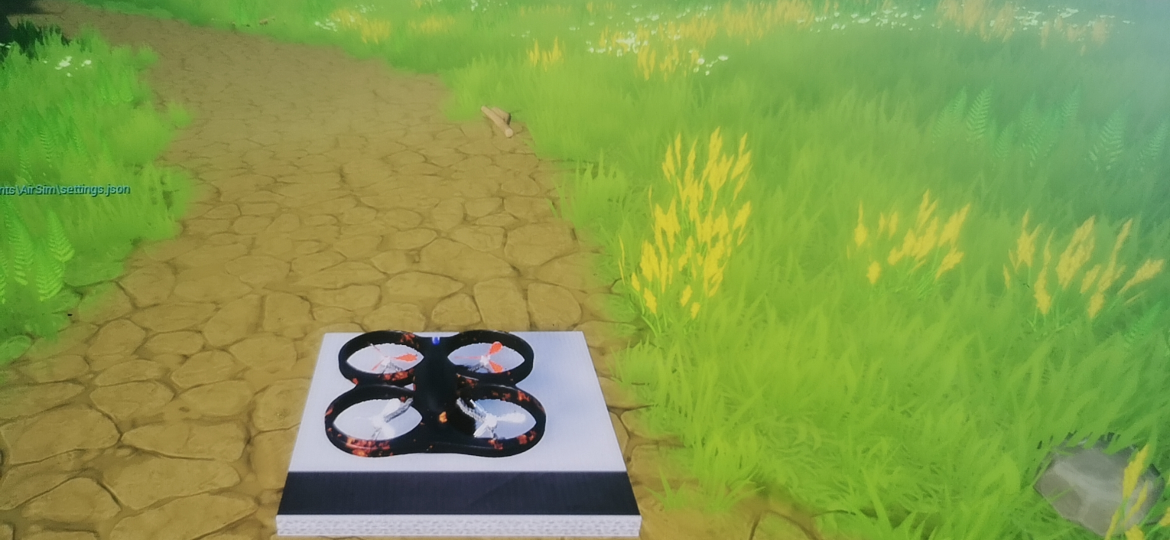
#> input picture line_detect/1.jpg, 2340 x 1080 px, given in place of 1.mp4, which was not available (shown at 1/2 size)
$ python line.py   (older library calls are emulated)
#> lines starting #> are read from the running program, lines starting #| are printed output that depends on the picture; after the words box and inside, x2 and y2 are one past the last pixel; in counts of white or black regions, pixels touching at a corner belong together; pictures that were not available may be replaced by others from this repository, and a replacement may not be noted
import cv2
import numpy as np
import math

# 霍夫直线检测
def line_image(gray):
    # gray = cv2.cvtColor(image, cv2.COLOR_BGR2GRAY)
    lines = cv2.HoughLines(gray, 1, np.pi/180, 40)
    for line in lines:
        rho, theta = line[0]
        a = np.cos(theta)
        b = np.sin(theta)
        x0 = a * rho
        y0 = b * rho
        x1 = int(x0+1000*(-b))
        y1 = int(y0+1000*(a))
        x2 = int(x0-1000*(-b))
        y2 = int(y0-1000*(a))
        cv2.line(image, (x1, y1), (x2, y2), (0, 0, 255), 2)
# 霍夫直线检测P
def line_imageP(gray):
    # gray = cv2.cvtColor(image, cv2.COLOR_BGR2GRAY)
    lines = cv2.HoughLinesP(gray, rho=1, theta=np.pi/180,threshold=100,minLineLength=700,maxLineGap=500)
    try:
        for x1, y1, x2, y2 in lines[0]:
            x1,y1,x2,y2 = Extend_line(x1,y1,x2,y2,160,120,0)
            cv2.line(image, (x1, y1), (x2, y2), (0, 0, 255), 1)
            num = angle(x1, y1, x2, y2)
            cv2.putText(image, str(num), (0, 30), cv2.FONT_HERSHEY_SIMPLEX, 1.2, (0, 0, 255), 2)
    except:
        return

def preprocess(gray):
	# # 直方图均衡化
	equ = cv2.equalizeHist(gray)
	# 高斯平滑
	gaussian = cv2.GaussianBlur(gray, (3, 3), 0, 0, cv2.BORDER_DEFAULT)
	# 中值滤波
	median = cv2.medianBlur(gaussian, 5)
	# Sobel算子，X方向求梯度
	sobel = cv2.Sobel(median, cv2.CV_8U, 1, 0, ksize = 3)
	# 二值化
	ret, binary = cv2.threshold(sobel, 30,255, cv2.THRESH_BINARY)
	# 膨胀和腐蚀操作的核函数
	element1 = cv2.getStructuringElement(cv2.MORPH_RECT, (3, 1))
	element2 = cv2.getStructuringElement(cv2.MORPH_RECT, (2, 1))
	# 腐蚀一次，去掉细节
	erosion = cv2.erode(binary, element1, iterations = 1)
	# 膨胀一次，让轮廓突出
	dilation = cv2.dilate(erosion, element2, iterations = 1)
	# [6 lines of commented-out code are left out]
	return dilation

# 输出斜率
def angle(x1,y1,x2,y2):
    if(x1==x2):
        return 0

    #计算直角斜边
    a = x1-x2
    b = abs(y1-y2)
    c = math.sqrt(a**2+b**2)

    #计算斜率
    A=math.degrees(math.acos((a*a-b*b-c*c)/(-2*b*c)))

    if(y1>y2):
        return round(-A,2)

    return round(A,2)

# 直线延长
def Extend_line(x1, y1, x2, y2, x, y, flag):
    if flag == 1:
        if y1 == y2:
            return 0, y1, x, y2
        else:
            k = (y2 - y1) / (x2 - x1)
            b = (x1*y2-x2*y1)/(x1-x2)
            x3 = 0
            y3 = b
            x4 = x
            y4 = int(k * x4+b)
        return x3, y3, x4, y4
    else:
        if x1 == x2:
            return x1, 0, x2, y
        else:
            k = (y2 - y1) / (x2 - x1)
            b = (x1 * y2 - x2 * y1) / (x1 - x2)
            y3 = 0
            x3 = int(-1*b/k)
            y4 = y
            x4 = int((y4-b)/k)
            return x3, y3, x4, y4

if __name__ == '__main__':
    # image = cv2.imread('./1.jpg',0)
    cap = cv2.VideoCapture('1.mp4')

    # 创建VideoWriter类对象
    fourcc = cv2.VideoWriter_fourcc(*'XVID')
    fps = cap.get(cv2.CAP_PROP_FPS)
    size = (int(cap.get(cv2.CAP_PROP_FRAME_WIDTH)), int(cap.get(cv2.CAP_PROP_FRAME_HEIGHT)))
    out = cv2.VideoWriter('outVideo.mp4', fourcc, fps, size)
    while True:
        ret, image =cap.read()
#> image is the input picture: shape (1080, 2340, 3); mean B, G, R 75.8, 154.2, 132.2

        gray = cv2.cvtColor(image, cv2.COLOR_BGR2GRAY)
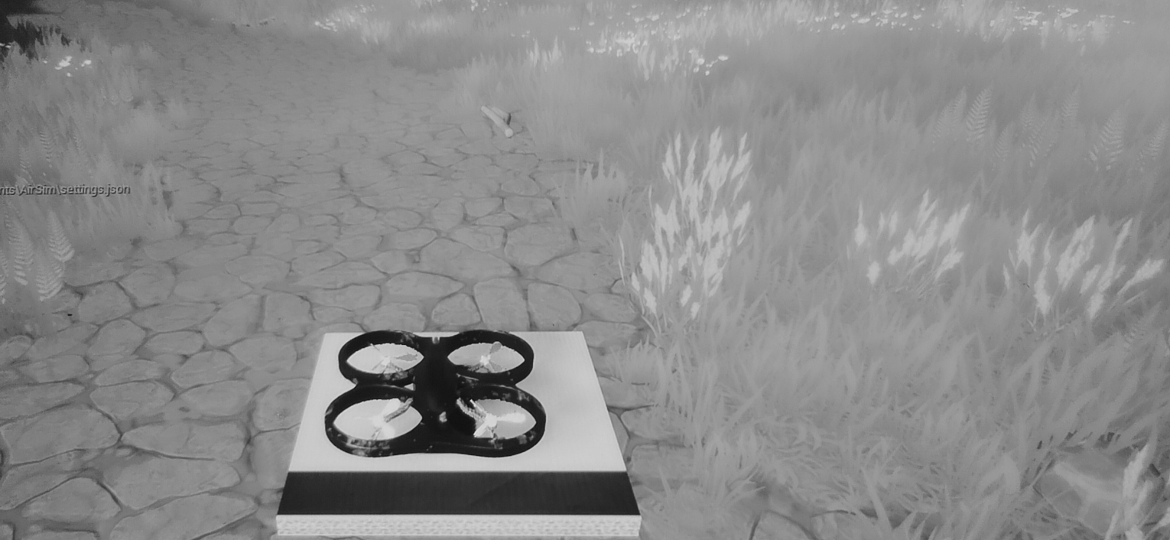
#> gray: shape (1080, 2340) (shown at 1/2 size); min 6, max 241, mean 138.7
        img = preprocess(gray)
#> in preprocess, `equ = cv2.equalizeHist(gray)`:
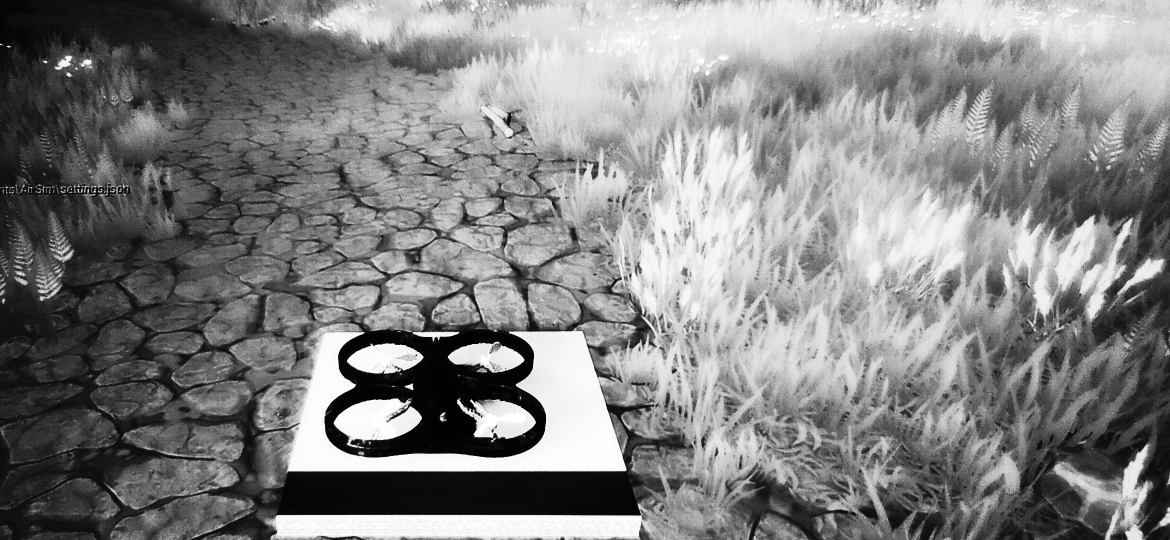
#> equ: shape (1080, 2340) (shown at 1/2 size); min 0, max 255, mean 129.7
#> in preprocess, `sobel = cv2.Sobel(median, cv2.CV_8U, 1, 0, ksize = 3)`:
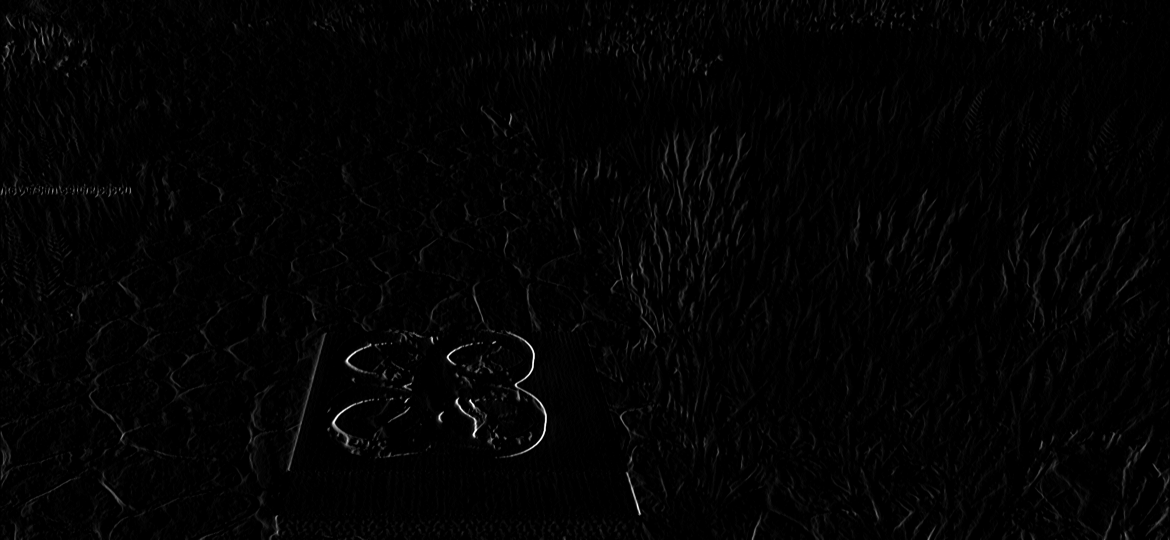
#> sobel: shape (1080, 2340) (shown at 1/2 size); min 0, max 255, mean 3.2
#> in preprocess, `ret, binary = cv2.threshold(sobel, 30,255, cv2.THRESH_BINARY)`:
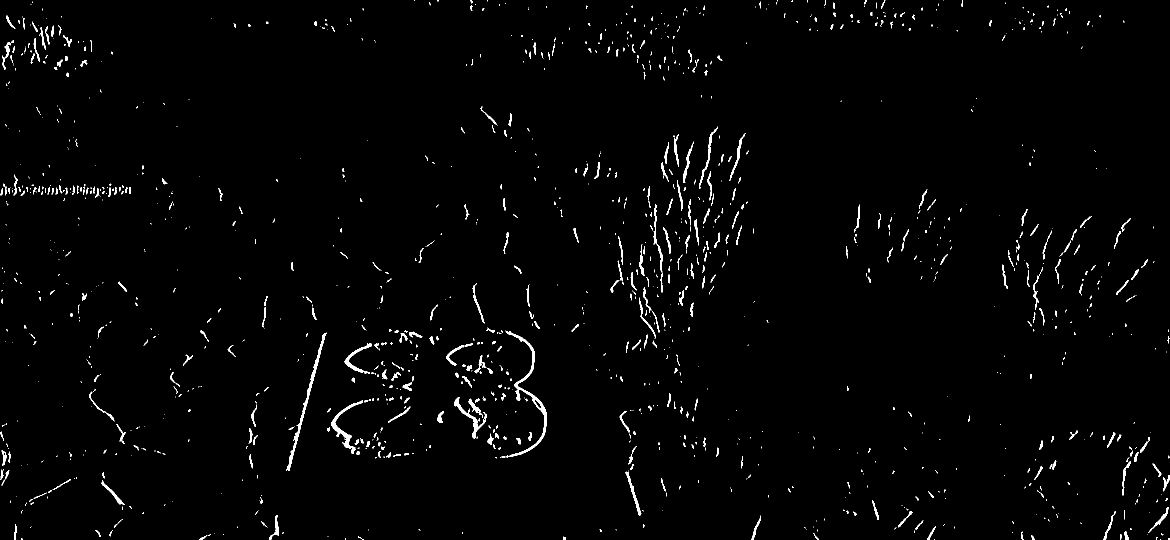
#> binary: shape (1080, 2340) (shown at 1/2 size); 1.5% white; 1307 white regions (895 under 20 px), largest, box (x1, y1, x2, y2) and area: (1011, 661, 1094, 915) 1992, (573, 665, 653, 942) 1438, (663, 801, 726, 908) 1056
#> in preprocess, `erosion = cv2.erode(binary, element1, iterations = 1)`:
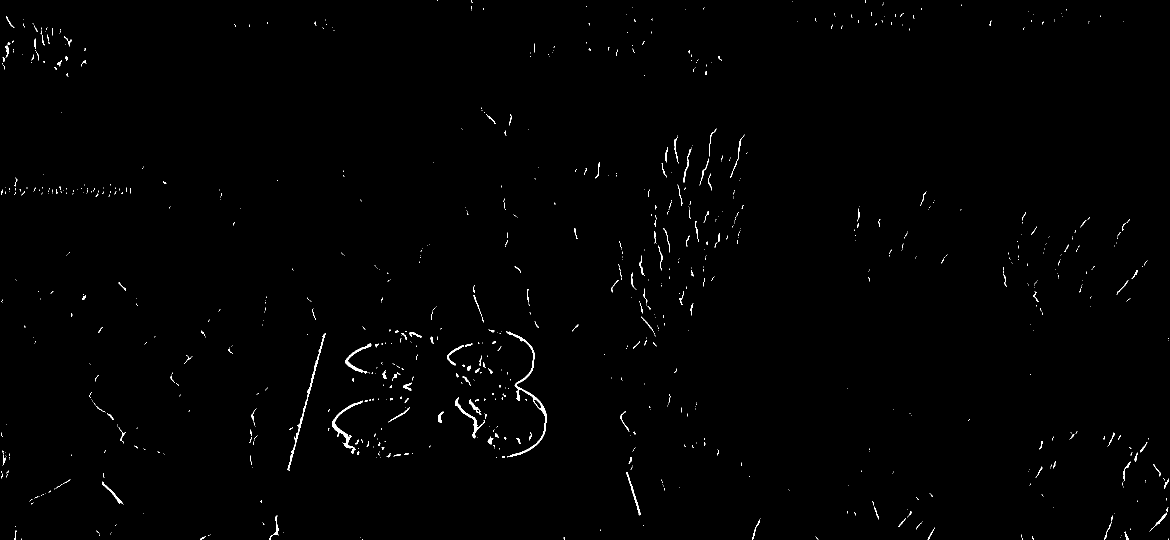
#> erosion: shape (1080, 2340) (shown at 1/2 size); 0.59% white in thin lines or dots
#> in preprocess, `dilation = cv2.dilate(erosion, element2, iterations = 1)`:
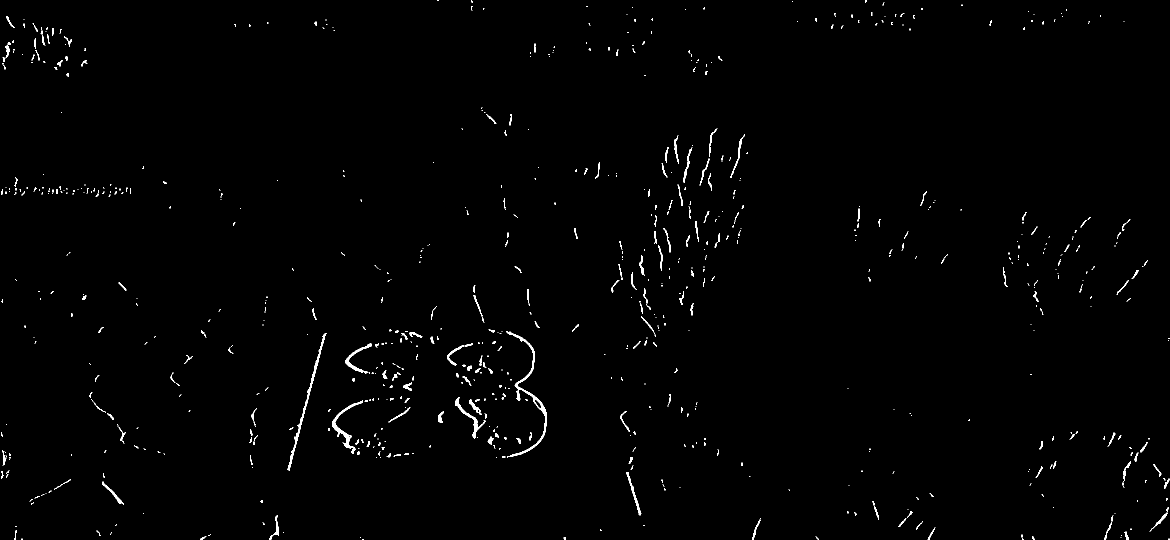
#> dilation: shape (1080, 2340) (shown at 1/2 size); 0.86% white; 887 white regions (663 under 20 px), largest, box (x1, y1, x2, y2) and area: (1012, 662, 1094, 915) 1579, (574, 666, 653, 942) 1149, (664, 801, 726, 897) 872
        # img=cv2.Canny(img, 100, 200)
        pts=np.array([[160,80],[160,0],[0,0],[0,80],[80,40]])
        cv2.fillPoly(img, [pts], (0, 0, 0)) #填充
        line_imageP(img)
#> in line_imageP, `lines = cv2.HoughLinesP(gray, rho=1, theta=np.pi/180,threshold=100,min..`: lines = [[726, 1079, 1764, 41], [948, 852, 1754, 46], [221, 1068, 1411, 436], [949, 859, 1765, 43], [698, 895, 1467, 395], [762, 604, 1509, 1071], [692, 727, 1511, 1058], [1021, 228, 1288, 1051], [501, 921, 1411, 437]]
#> the loop in line_imageP, `for x1, y1, x2, y2 in lines[0]:` made 1 pass
#> (x1, y1, x2, y2, k in Extend_line, y3 in Extend_line, x3 in Extend_line) on pass 1: (1805, 0, 1685, 120, -1, 0, 1805)
        out.write(image)
        cv2.imshow("img", img)
        cv2.imshow("image", image)
        # cv2.waitKey(0)
        k = cv2.waitKey(10) & 0xff # Press 'ESC' for exiting video
#> (key Esc is pressed here)
        if k == 27:
            break
    # cv2.waitKey(0)
    cap.release()
    out.release()
    cv2.destroyAllWindows()

$ run again, on line_detect/2.jpg
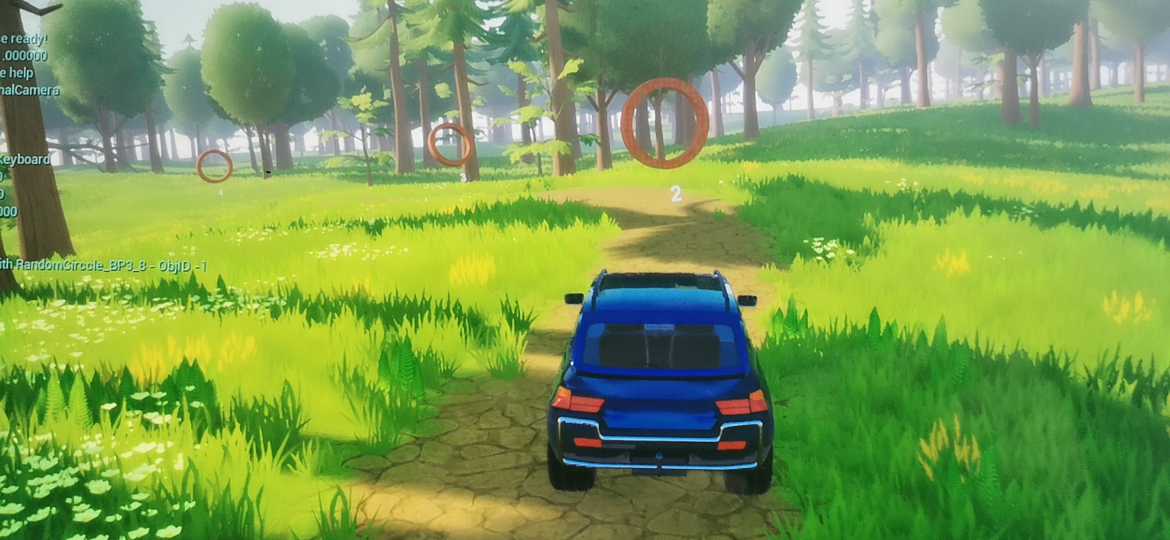
#> input picture line_detect/2.jpg, 2340 x 1080 px, given in place of 1.mp4, which was not available (shown at 1/2 size)
#> image is the input picture: shape (1080, 2340, 3); mean B, G, R 81.5, 156, 121.6
#> in preprocess, `ret, binary = cv2.threshold(sobel, 30,255, cv2.THRESH_BINARY)`:
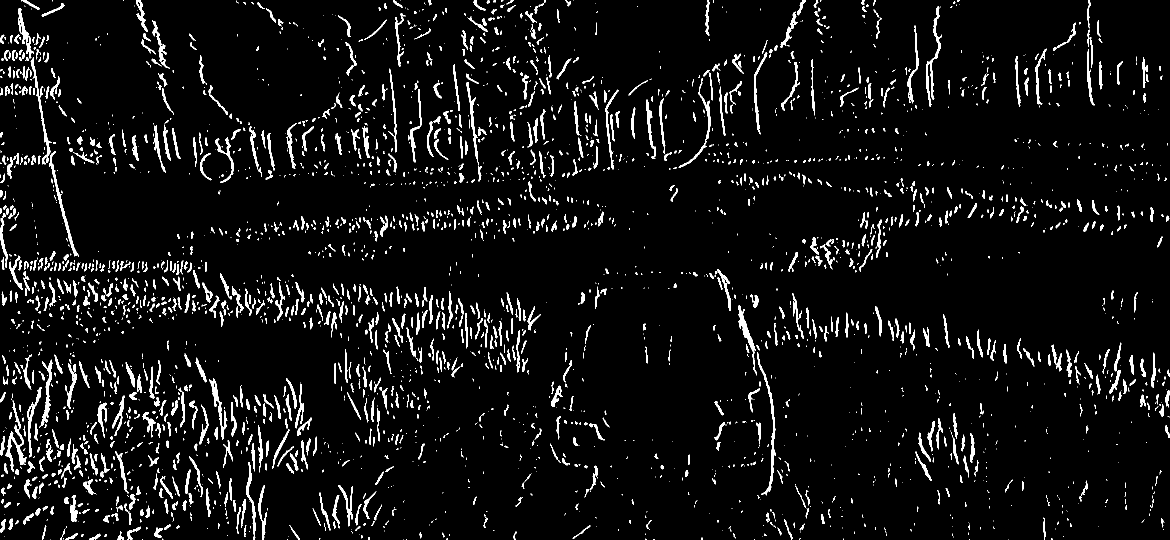
#> binary: shape (1080, 2340) (shown at 1/2 size); 5.7% white; 3115 white regions (1767 under 20 px), largest, box (x1, y1, x2, y2) and area: (1514, 704, 1552, 991) 1267, (1852, 12, 1884, 214) 1186, (98, 302, 158, 514) 1101
#> erosion: shape (1080, 2340); 2.6% white in thin lines or dots
#> in preprocess, `dilation = cv2.dilate(erosion, element2, iterations = 1)`:
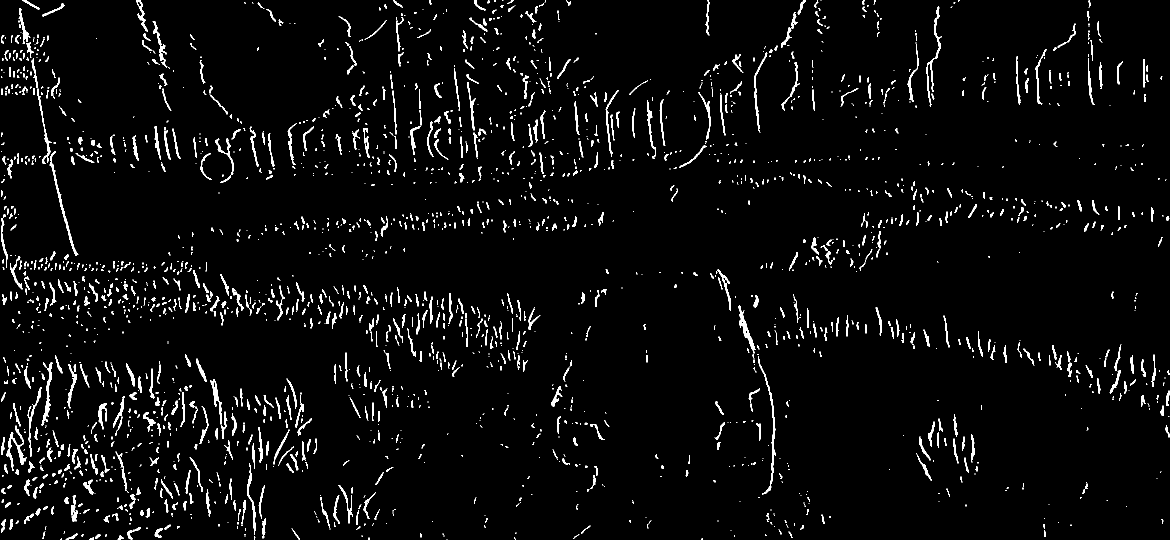
#> dilation: shape (1080, 2340) (shown at 1/2 size); 3.7% white; 2505 white regions (1485 under 20 px), largest, box (x1, y1, x2, y2) and area: (1516, 712, 1552, 989) 960, (99, 302, 157, 512) 878, (1853, 13, 1884, 213) 860
#> lines = 246 rows, first 6: [52, 63, 237, 1015], [50, 60, 236, 1016], [7, 313, 2295, 153], [9, 325, 2290, 165], [6, 322, 2296, 162], [8, 324, 2290, 164]
#> the loop in line_imageP, `for x1, y1, x2, y2 in lines[0]:` made 1 pass
#> (x1, y1, x2, y2, k in Extend_line, y3 in Extend_line, x3 in Extend_line) on pass 1: (39, 0, 63, 120, 5.15, 0, 39)
